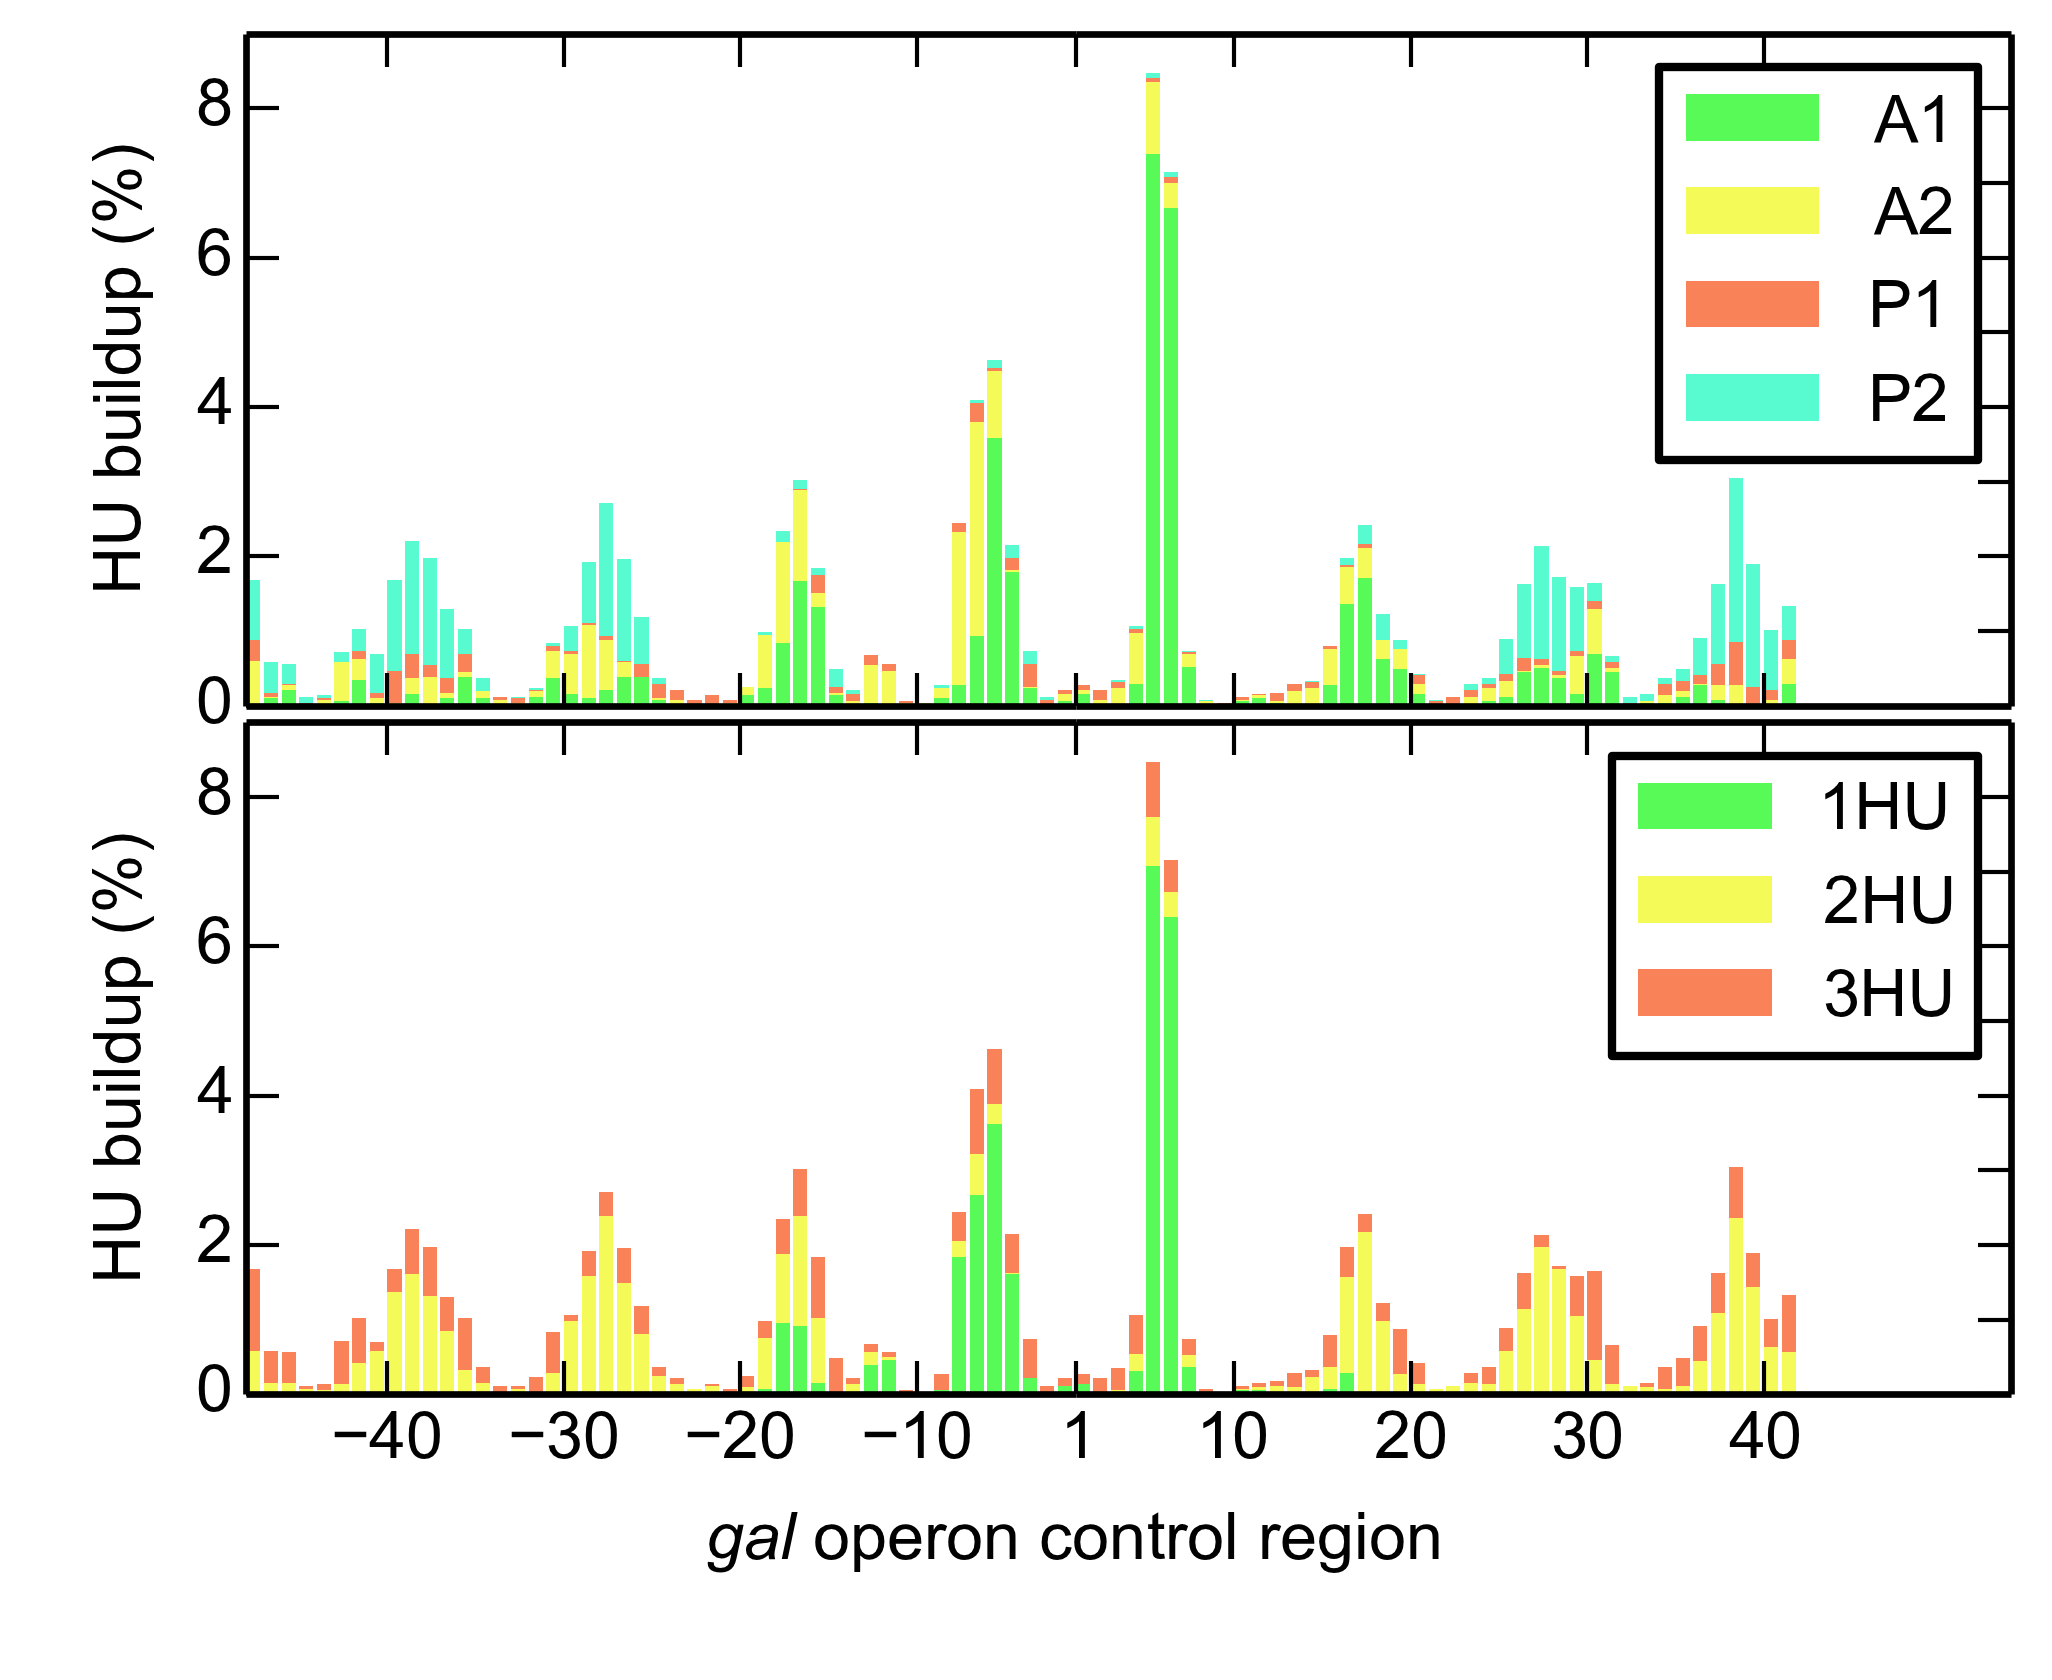

The Python source for this figure:
# -*- coding: utf-8 -*-
import numpy as np
import pandas as pd
import csv
from matplotlib.pyplot import *
import matplotlib.colors as colors
import matplotlib.gridspec as gridspec

fig=figure(figsize=(3.42,2.8),dpi=600) #is in control
#fig={'figsize':(3.42,5),'dpi':600} #is not in control
font = {'family':'Arial','weight':'normal','size':7} #family is in control for axis labels, size is in control for tick labels only
rc('font', **font)
#rc('figure',**fig)

rcParams.update({'font.size': 8,
			     'backend': 'pdf',
			     'axes.labelsize':  8,
			     'text.fontsize':   8,
			     'legend.fontsize': 8,
			     'xtick.labelsize': 8,
			     'ytick.major.pad': 2,
			     'xtick.major.pad': 2,
			     'ytick.labelsize': 8,
'axes.linewidth': .8,
			     'lines.linewidth': .1,
			     'mathtext.fontset': 'custom',
			     'mathtext.default': "regular",
			     'mathtext.rm': "Arial",
			     'mathtext.it': "Arial:italic",
			     'font.sans-serif': "Arial",
			     'font.family': "Arial",
			     'font.style': 'normal',
			     'text.usetex': False,
			     'savefig.dpi': 600,
			     'figure.dpi': 600})
ax1lim=[-48,-1]
bx1lim=[1,54]
ax1limratio=float(ax1lim[1]-ax1lim[0])/(bx1lim[1]-bx1lim[0]+ax1lim[1]-ax1lim[0])
bx1limratio=float(bx1lim[1]-bx1lim[0])/(bx1lim[1]-bx1lim[0]+ax1lim[1]-ax1lim[0])
gs1 = gridspec.GridSpec(1,2,width_ratios=[ax1limratio,bx1limratio])
gs1.update(left=0.12, right=0.98,top=0.57, bottom=0.17, wspace=0.0,hspace=0.02)
ax1=subplot(gs1[:,0])
bx1=subplot(gs1[:,1])
ax1.set_xlim(ax1lim)
bx1.set_xlim(bx1lim)
ax1.spines['right'].set_visible(False)
bx1.spines['left'].set_visible(False)
ax1.yaxis.tick_left()
bx1.yaxis.tick_right()


ax2lim=[-48,-1]
bx2lim=[1,54]
ax2limratio=float(ax2lim[1]-ax2lim[0])/(bx2lim[1]-bx2lim[0]+ax2lim[1]-ax2lim[0])
bx2limratio=float(bx2lim[1]-bx2lim[0])/(bx2lim[1]-bx2lim[0]+ax2lim[1]-ax2lim[0])
gs2 = gridspec.GridSpec(1,2,width_ratios=[ax2limratio,bx2limratio])
gs2.update(left=0.12, right=0.98,top=0.98, bottom=0.58,wspace=0.0,hspace=0.02)
ax2=subplot(gs2[:,0])
bx2=subplot(gs2[:,1])
ax2.set_xlim(ax2lim)
bx2.set_xlim(bx2lim)
ax2.spines['right'].set_visible(False)
bx2.spines['left'].set_visible(False)
ax2.yaxis.tick_left()
bx2.yaxis.tick_right()

filename="C:\Users\honey66clover\Desktop\Weijuan\DNA\HU\sample pictures2\s7\hu binding position.csv" 
df=pd.read_table(filename,sep=',')
#print df
x=df['HU_center']
HU1=df['1 HU']
HU2=df['2 HU']
HU3=df['3 HU']
A1=df['A1']
A2=df['A2']
P1=df['P1']
P2=df['P2']
p1=ax1.bar(x,HU1,color='#58FA58',label='1HU',linewidth=0)
p2=ax1.bar(x,HU2,color='#F4FA58',bottom=HU1,label='2HU',linewidth=0)
p3=ax1.bar(x,HU3,color='#FA8258',bottom=HU1+HU2,label='3HU',linewidth=0)
pA1=ax2.bar(x,A1,color='#58FA58',label='A1',linewidth=0)
pA2=ax2.bar(x,A2,color='#F4FA58',bottom=A1,label='A2',linewidth=0)
pP1=ax2.bar(x,P1,color='#FA8258',bottom=A1+A2,label='P1',linewidth=0)
pP2=ax2.bar(x,P2,color='#58FAD0',bottom=A1+A2+P1,label='P2',linewidth=0)

p1=bx1.bar(x,HU1,color='#58FA58',label='1HU',linewidth=0)
p2=bx1.bar(x,HU2,color='#F4FA58',bottom=HU1,label='2HU',linewidth=0)
p3=bx1.bar(x,HU3,color='#FA8258',bottom=HU1+HU2,label='3HU',linewidth=0)
pA1=bx2.bar(x,A1,color='#58FA58',label='A1',linewidth=0)
pA2=bx2.bar(x,A2,color='#F4FA58',bottom=A1,label='A2',linewidth=0)
pP1=bx2.bar(x,P1,color='#FA8258',bottom=A1+A2,label='P1',linewidth=0)
pP2=bx2.bar(x,P2,color='#58FAD0',bottom=A1+A2+P1,label='P2',linewidth=0)

majorLocator   = MultipleLocator(2)
majorFormatter = FormatStrFormatter('%d')
ax1.yaxis.set_major_locator(majorLocator)
ax1.yaxis.set_major_formatter(majorFormatter)
ax2.yaxis.set_major_locator(majorLocator)
ax2.yaxis.set_major_formatter(majorFormatter)

bx1.legend(bbox_to_anchor=(0., 1, 1, 0.), loc=1)
bx2.legend(bbox_to_anchor=(0., 1, 1, 0),loc=1)
#fig.legend((p21,p31,p22,p32,p4,p33),('2HU even','3HU equilateral','2HU uneven','3HU isosceles','\t','3HU scalene'), bbox_to_anchor=(0., 0.2, 1, -0.),loc=4,borderpad=0.2,handletextpad=0.)

#ax2.set_xlabel(r'$\mathit{g}$'+'al operon control region',fontsize=8)
ax1.text(-22,-2.2,r'$\mathit{gal}$'+' operon control region',fontsize=8)
ax1.set_ylabel('HU buildup (%)',fontsize=8)
ax2.set_ylabel('HU buildup (%)',fontsize=8)
bx1.set_xticks([1,10,20,30,40])
bx2.set_xticks([1,10,20,30,40])
setp(bx1.get_yticklabels()+bx2.get_yticklabels()+ax2.get_xticklabels()+bx2.get_xticklabels(),visible=False)
savefig('C:\Users\honey66clover\Desktop\Weijuan\DNA\HU\sample pictures2\s7\s7.2.png',dpi=600)